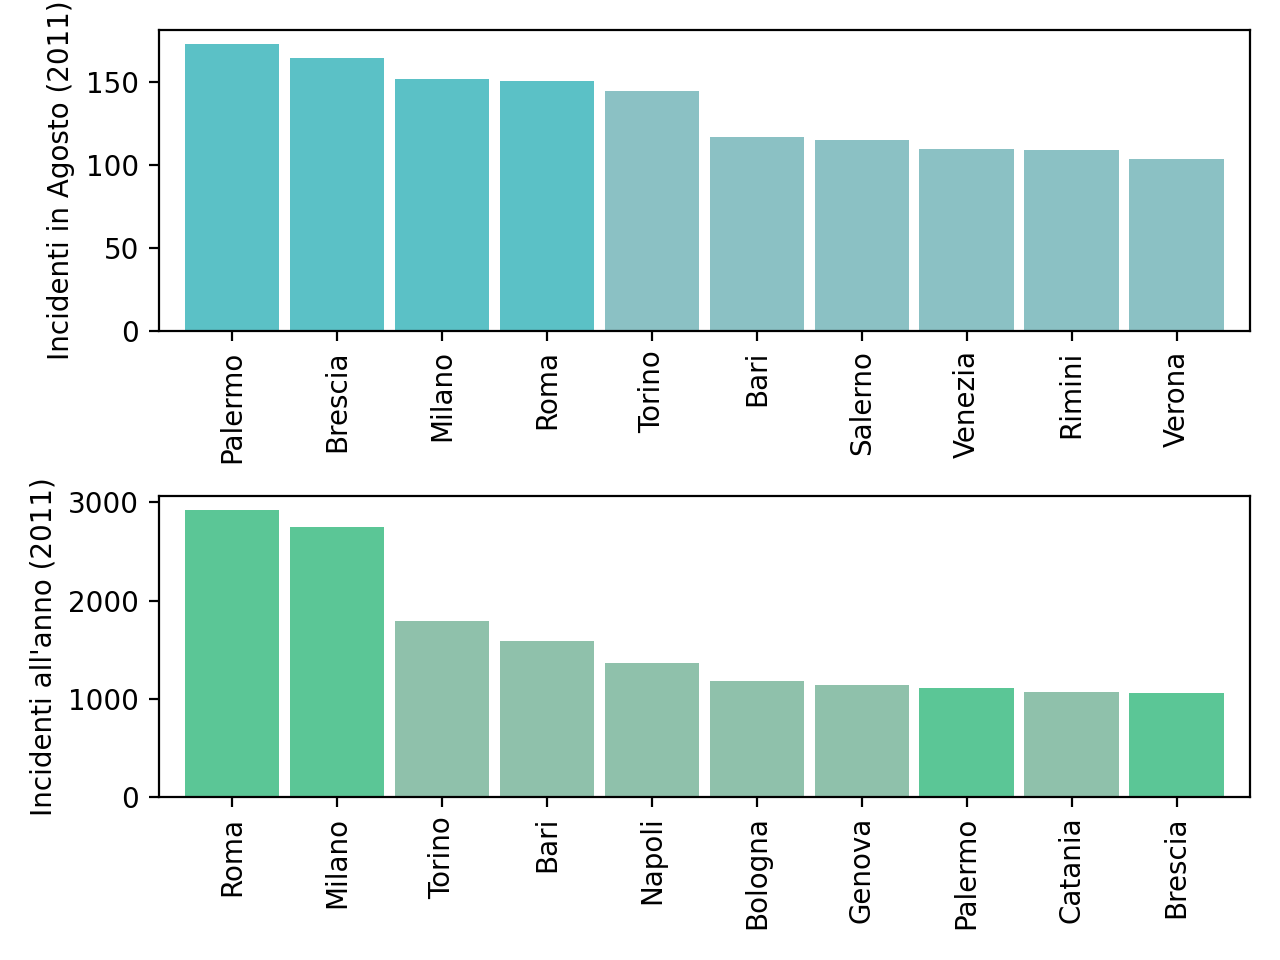

This chart was generated by the following Python code:

import pandas as pd
import matplotlib.pyplot as plt

import sys
sys.path.append('src')

import label_utils

data = pd.read_csv("dataset/incidenti/incidenti_2011.txt", sep="\t")
agosto = data[data['mese'] == 8]['provincia']
agosto_label = label_utils.join_labels(agosto, 'dataset/incidenti/Classificazioni/provincia.csv').value_counts().head(10)
#agosto_label = agosto_label / agosto_label.sum()

# print(agosto_label)
mesi = label_utils.join_labels(data['provincia'], 'dataset/incidenti/Classificazioni/provincia.csv').value_counts().head(10)
#mesi = mesi / mesi.sum()
# print(mesi.head(10))

agosto_ls = ['#8bc1c4']*12
agosto_ls[:4] = ['#5bc1c6']*4

mesi_ls = ['#8fc1ab']*12
mesi_ls[:2] = ['#5bc696']*2
mesi_ls[7] = '#5bc696'
mesi_ls[9] = '#5bc696'

plt.subplot(2,1,1)
agosto_label.plot.bar(width=0.9, color=agosto_ls)
plt.ylabel("Incidenti in Agosto (2011)")
plt.tight_layout()
plt.subplot(2,1,2)
mesi.plot.bar(width=0.9, color=mesi_ls)
plt.ylabel("Incidenti all'anno (2011)")
plt.tight_layout()
plt.show()
